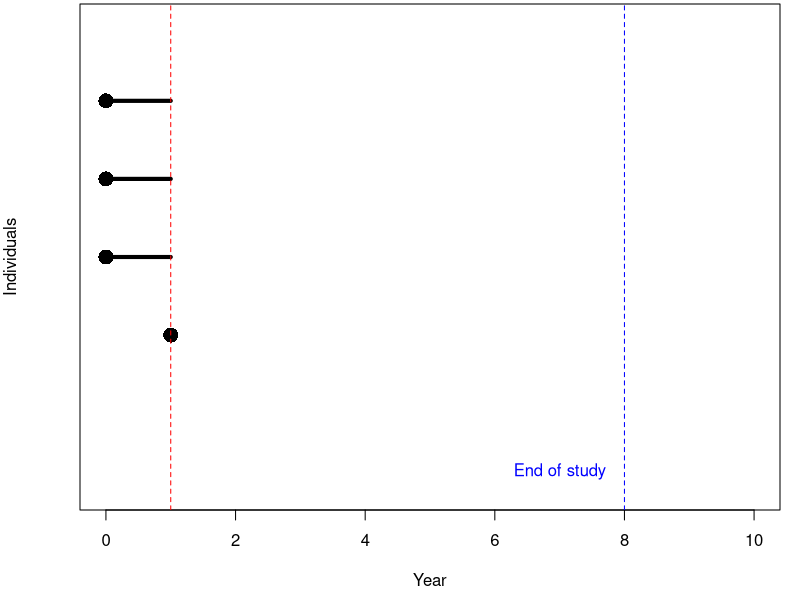
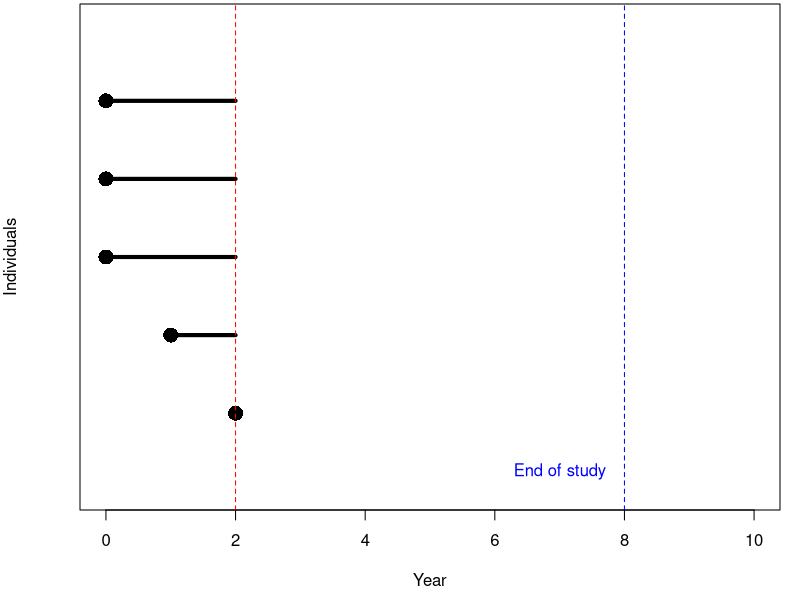
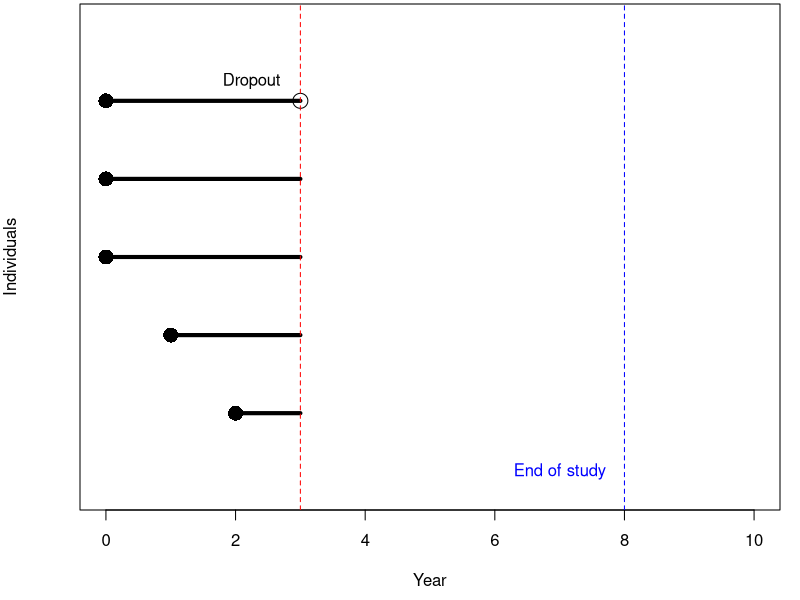
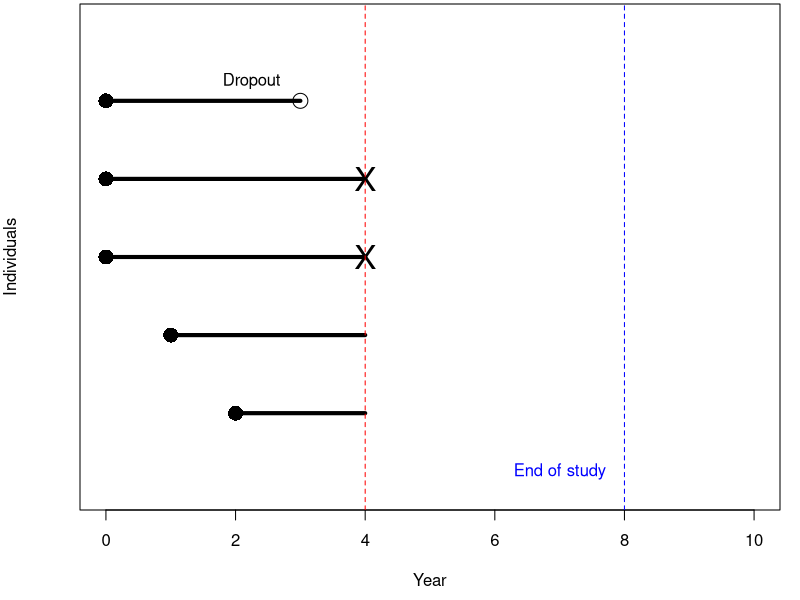
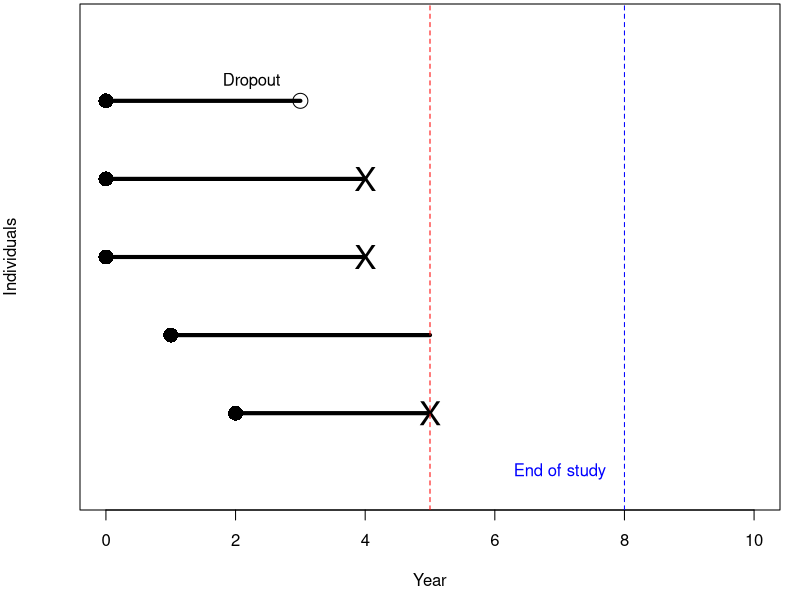
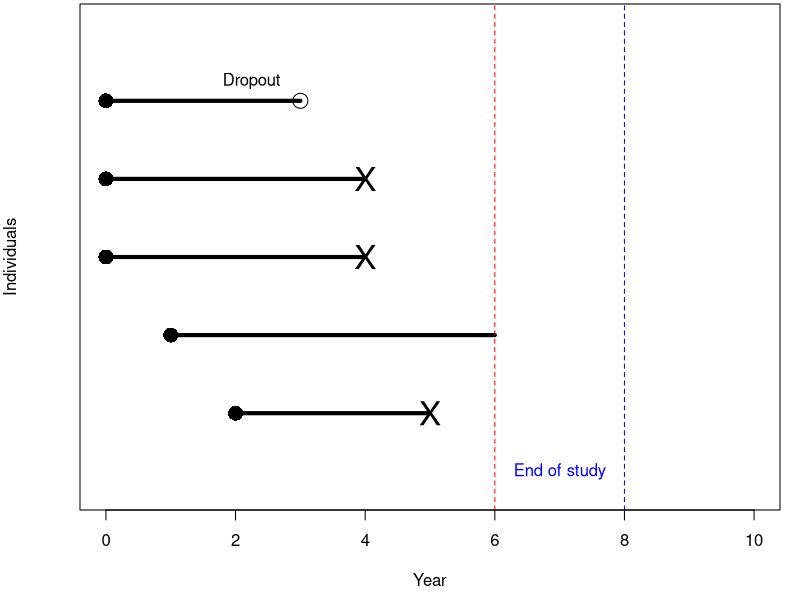
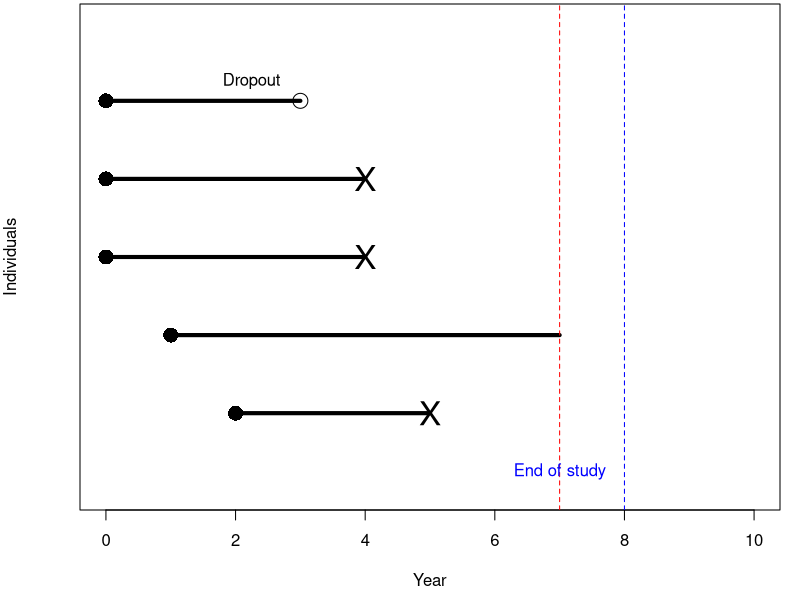
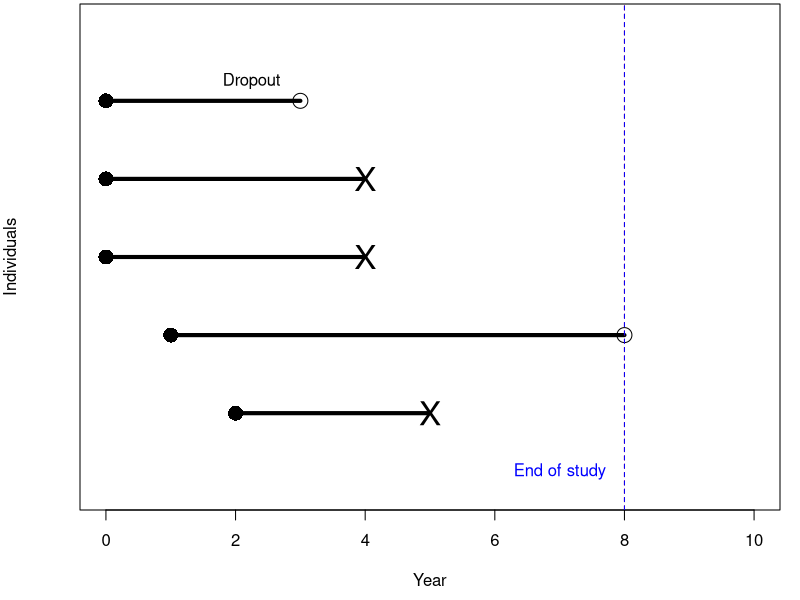

These figures' R source, in order:
## ---- chunk 1
knitr::opts_chunk$set(echo=FALSE, warning=FALSE, message=FALSE, fig.align="center")
## ---- chunk 2
par(mar = c(4.5,4,0.2,1))
plot(1, type = "n", xlim = c(0,10), ylim = c(0,6), yaxt = "n", xlab = "Year", ylab = "Individuals")
segments(x0 = 0, y0 = 5:3, x1 = 1, lwd = 4)
points(x = c(0,0,0,1), y = 5:2, pch = 16, cex = 2)
abline(v = c(1,8), col = c("red", "blue"), lty = "dashed")
text(x = 7, y = 0.25, labels = "End of study", col = "blue")
## ---- chunk 3
par(mar = c(4.5,4,0.2,1))
plot(1, type = "n", xlim = c(0,10), ylim = c(0,6), yaxt = "n", xlab = "Year", ylab = "Individuals")
segments(x0 = c(0,0,0,1), y0 = 5:2, x1 = 2, lwd = 4)
points(x = c(0,0,0,1,2), y = 5:1, pch = 16, cex = 2)
abline(v = c(2,8), col = c("red", "blue"), lty = "dashed")
text(x = 7, y = 0.25, labels = "End of study", col = "blue")
## ---- chunk 4
par(mar = c(4.5,4,0.2,1))
plot(1, type = "n", xlim = c(0,10), ylim = c(0,6), yaxt = "n", xlab = "Year", ylab = "Individuals")
segments(x0 = c(0,0,0,1,2), y0 = 5:1, x1 = 3, lwd = 4)
points(x = c(0,0,0,1,2), y = 5:1, pch = 16, cex = 2)
points(x = 3, y = 5, pch = 1, cex = 2)
abline(v = c(3,8), col = c("red", "blue"), lty = "dashed")
text(x = 7, y = 0.25, labels = "End of study", col = "blue")
text(x = 2.25, y = 5.25, labels = "Dropout")
## ---- chunk 5
par(mar = c(4.5,4,0.2,1))
plot(1, type = "n", xlim = c(0,10), ylim = c(0,6), yaxt = "n", xlab = "Year", ylab = "Individuals")
segments(x0 = c(0,0,0,1,2), y0 = 5:1, x1 = c(3,rep(4,4)), lwd = 4)
points(x = c(0,0,0,1,2), y = 5:1, pch = 16, cex = 2)
points(x = 3, y = 5, pch = 1, cex = 2)
points(x = rep(4,2), y = c(4,3), pch = "X", cex = 2)
abline(v = c(4,8), col = c("red", "blue"), lty = "dashed")
text(x = 7, y = 0.25, labels = "End of study", col = "blue")
text(x = 2.25, y = 5.25, labels = "Dropout")
## ---- chunk 6
par(mar = c(4.5,4,0.2,1))
plot(1, type = "n", xlim = c(0,10), ylim = c(0,6), yaxt = "n", xlab = "Year", ylab = "Individuals")
segments(x0 = c(0,0,0,1,2), y0 = 5:1, x1 = c(3,4,4,5,5), lwd = 4)
points(x = c(0,0,0,1,2), y = 5:1, pch = 16, cex = 2)
points(x = 3, y = 5, pch = 1, cex = 2)
points(x = c(rep(4,2),5), y = c(4,3,1), pch = "X", cex = 2)
abline(v = c(5,8), col = c("red", "blue"), lty = "dashed")
text(x = 7, y = 0.25, labels = "End of study", col = "blue")
text(x = 2.25, y = 5.25, labels = "Dropout")
## ---- chunk 7
par(mar = c(4.5,4,0.2,1))
plot(1, type = "n", xlim = c(0,10), ylim = c(0,6), yaxt = "n", xlab = "Year", ylab = "Individuals")
segments(x0 = c(0,0,0,1,2), y0 = 5:1, x1 = c(3,4,4,6,5), lwd = 4)
points(x = c(0,0,0,1,2), y = 5:1, pch = 16, cex = 2)
points(x = 3, y = 5, pch = 1, cex = 2)
points(x = c(rep(4,2),5), y = c(4,3,1), pch = "X", cex = 2)
abline(v = c(6,8), col = c("red", "blue"), lty = "dashed")
text(x = 7, y = 0.25, labels = "End of study", col = "blue")
text(x = 2.25, y = 5.25, labels = "Dropout")
## ---- chunk 8
par(mar = c(4.5,4,0.2,1))
plot(1, type = "n", xlim = c(0,10), ylim = c(0,6), yaxt = "n", xlab = "Year", ylab = "Individuals")
segments(x0 = c(0,0,0,1,2), y0 = 5:1, x1 = c(3,4,4,7,5), lwd = 4)
points(x = c(0,0,0,1,2), y = 5:1, pch = 16, cex = 2)
points(x = 3, y = 5, pch = 1, cex = 2)
points(x = c(rep(4,2),5), y = c(4,3,1), pch = "X", cex = 2)
abline(v = c(7,8), col = c("red", "blue"), lty = "dashed")
text(x = 7, y = 0.25, labels = "End of study", col = "blue")
text(x = 2.25, y = 5.25, labels = "Dropout")
## ---- chunk 9
par(mar = c(4.5,4,0.2,1))
plot(1, type = "n", xlim = c(0,10), ylim = c(0,6), yaxt = "n", xlab = "Year", ylab = "Individuals")
segments(x0 = c(0,0,0,1,2), y0 = 5:1, x1 = c(3,4,4,8,5), lwd = 4)
points(x = c(0,0,0,1,2), y = 5:1, pch = 16, cex = 2)
points(x = c(3,8), y = c(5,2), pch = 1, cex = 2)
points(x = c(rep(4,2),5), y = c(4,3,1), pch = "X", cex = 2)
abline(v = c(8,8), col = c("red", "blue"), lty = "dashed")
text(x = 7, y = 0.25, labels = "End of study", col = "blue")
text(x = 2.25, y = 5.25, labels = "Dropout")
## ---- chunk 10
par(mar = c(4.5,4,0.2,1))
plot(1, type = "n", xlim = c(0,10), ylim = c(0,6), yaxt = "n", xlab = "Year", ylab = "Individuals")
segments(x0 = c(0,0,0,1,2), y0 = 5:1, x1 = c(3,4,4,8,5), lwd = 4)
segments(x0 = 8, y0 = 2, x1 = 10, lwd = 4, lty = "dashed", col = "gray50")
points(x = c(0,0,0,1,2), y = 5:1, pch = 16, cex = 2)
points(x = c(3,8), y = c(5,2), pch = 1, cex = 2)
points(x = c(rep(4,2),5,10), y = c(4,3,1,2), pch = "X", cex = 2)
abline(v = c(8,8), col = c("red", "blue"), lty = "dashed")
text(x = 7, y = 0.25, labels = "End of study", col = "blue")
text(x = 2.25, y = 5.25, labels = "Dropout")
## ---- chunk 11
par(mar = c(4.5,4,0.2,1))
plot(1, type = "n", xlim = c(0,10), ylim = c(0,6), yaxt = "n", xlab = "Year", ylab = "Individuals")
segments(x0 = c(0,0,0,1,2), y0 = 5:1, x1 = c(3,4,4,8,5), lwd = 4)
segments(x0 = 8, y0 = 2, x1 = 10, lwd = 4, lty = "dashed", col = "gray50")
points(x = c(0,0,0,1,2), y = 5:1, pch = 16, cex = 2)
points(x = c(3,8), y = c(5,2), pch = 1, cex = 2)
points(x = c(rep(4,2),5,10), y = c(4,3,1,2), pch = "X", cex = 2)
abline(v = c(8,8), col = c("red", "blue"), lty = "dashed")
text(x = 7, y = 0.25, labels = "End of study", col = "blue")
text(x = 2.25, y = 5.25, labels = "Dropout")
text(x = c(1.75,6.75), y = c(4.75,1.75), labels = "Right-censored", col = "red")
## ---- chunk 12
par(mar = c(4.5,4,0.2,1))
plot(1, type = "n", xlim = c(0,10), ylim = c(0,2), yaxt = "n", xlab = "Year", ylab = "Individuals")
segments(x0 = 0, x1 = 7, y0 = 1, lwd = 4)
points(x = c(5,7), y = c(1,1), pch = "X", cex = 2, col = c("red", "black"))
text(x = c(5,7), y = c(0.75,1.25), labels = c("Infection onset", "Infection detection"), col = c("red", "black"))
## ---- chunk 13
par(mar = c(4.5,4,0.2,1))
plot(1, type = "n", xlim = c(0,10), ylim = c(0,2), yaxt = "n", xlab = "Year", ylab = "Individuals")
segments(x0 = 0, x1 = 7, y0 = 1, lwd = 4)
points(x = c(3,5,7), y = rep(1,3), pch = "X", cex = 2, col = c("black", "red", "black"))
text(x = c(3,5,7), y = c(1.25,0.75,1.25), labels = c("No infection detection", "Infection onset", "Infection detection"), col = c("black", "red", "black"))
## ---- chunk 14
par(mfrow = c(1,2))
t <- seq(0, 20, 0.01)
s1 <- pexp(t, lower.tail = FALSE, rate = 0.1)
s2 <- pexp(t, lower.tail = FALSE, rate = 0.2)
plot(t, s1, type = "l", ylim = range(s1, s2), xlab = "Time", ylab = "Survival probability")
lines(t, s2, col = "red")
text(x = c(5,15), y = c(0.05,0.45), labels = c("Worse survival", "Better survival"), col = c("red", "black"))
## Hazard
plot(t, rep(0.1, length(t)), type = "l", xlab = "Time", ylab = "Hazard", ylim = c(0,0.3))
lines(t, rep(0.2, length(t)), col = "red")
text(x = c(10,10), y = c(0.07,0.23), labels = c("Better survival", "Worse survival"), col = c("black", "red"))
## ---- chunk 15
par(mfrow = c(2,2), mar = c(4.1,4.1,3.1,1))
h1 <- rep(3, length(t))
h2 <- exp(t-10)
h3 <- exp(-t-2)
h4 <- sin(t*1.5*pi/20)
plot(t, h1, type = "l", xlab = "Time", ylab = "Hazard", xaxt = "n", yaxt = "n", main = "Healthy individuals")
plot(t, h2, type = "l", xlab = "Time", ylab = "Hazard", xaxt = "n", yaxt = "n", main = "Cancer patients")
plot(t, h3, type = "l", xlab = "Time", ylab = "Hazard", xaxt = "n", yaxt = "n", main = "Newborn infants")
plot(t, h4, type = "l", xlab = "Time", ylab = "Hazard", xaxt = "n", yaxt = "n", main = "Acute onset, long-term disease")
## ---- chunk 16
library(survival)
data(lung)
lung$SurvObj <- with(lung, Surv(time, status == 2))
km.by.sex <- survfit(SurvObj ~ sex, data = lung, conf.type = "log-log")
t <- seq(0,1000)
s_true1 <- pexp(t, lower.tail = FALSE, rate = 0.002)
s_true2 <- pexp(t, lower.tail = FALSE, rate = 0.004)
par(mfrow = c(1,2))
plot(t, s_true1, type = "l", xlab = "Time from study enrollment (days)", ylab = "Survival probability", main = "True survival functions", ylim = c(0,1))
lines(t, s_true2, col = "red")
legend("topright", legend = c("group 1", "group 2"), col = c("black", "red"), lty = "solid", bty = "n")
plot(km.by.sex, mark.time = FALSE, col = c("red", "black"), xlab = "Time from study enrollment (days)", main = "Estimated survival functions")
